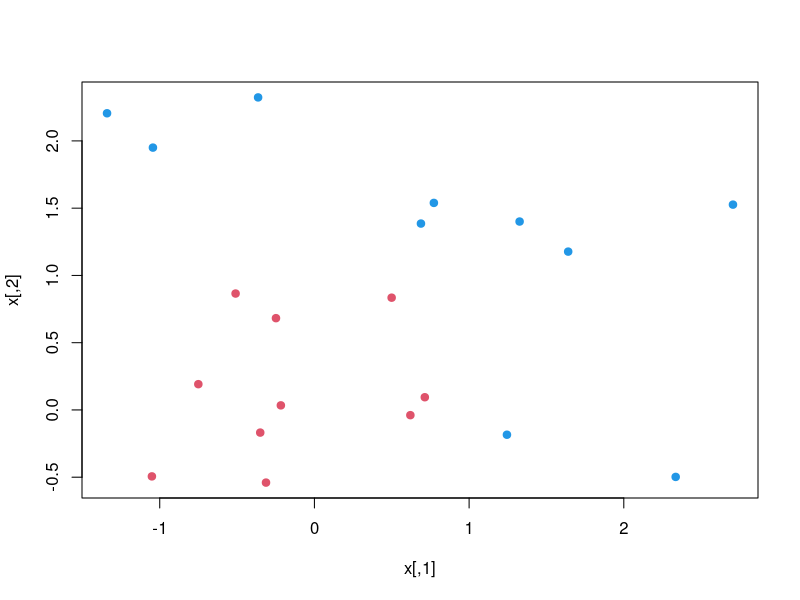
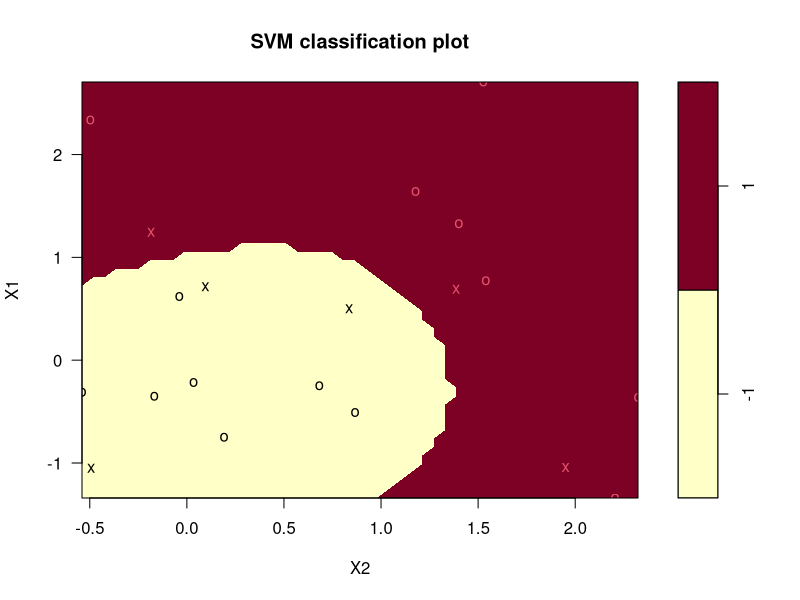
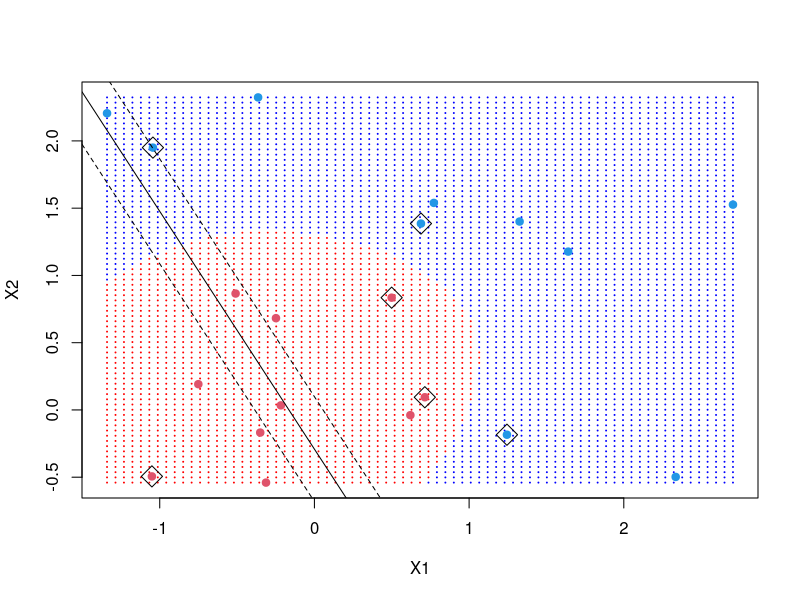

Write R code to recreate these figures, in order.
library(e1071)

set.seed(10111)
x = matrix(rnorm(40), 20, 2)
y = rep(c(-1, 1), c(10,10))
x[y == 1,] = x[y == 1,] + 1
plot(x, col = y + 3, pch = 19)

dat = data.frame(x, y = as.factor(y))

train = sample 
  
svmfit = svm(y ~ ., data = dat, kernel = "radial", cost = 5, scale = FALSE)
print(svmfit)
plot(svmfit, dat)


make.grid = function(x, n = 75) {
  ## This function only creates a range of dots
  # These dots will be colored according to the predicted value based on our data
  grange = apply(x, 2, range)
  x1 = seq(from = grange[1,1], to = grange[2,1], length = n)
  x2 = seq(from = grange[1,2], to = grange[2,2], length = n)
  expand.grid(X1 = x1, X2 = x2)
}

xgrid = make.grid(x)
ygrid = predict(svmfit, xgrid)
plot(xgrid, col = c("red","blue")[as.numeric(ygrid)], pch = 20, cex = .2)
points(x, col = y + 3, pch = 19)
points(x[svmfit$index,], pch = 5, cex = 2)

beta = drop(t(svmfit$coefs)%*%x[svmfit$index,])
beta0 = svmfit$rho

abline(beta0 / beta[2], -beta[1] / beta[2])
abline((beta0 - 1) / beta[2], -beta[1] / beta[2], lty = 2)
abline((beta0 + 1) / beta[2], -beta[1] / beta[2], lty = 2)
